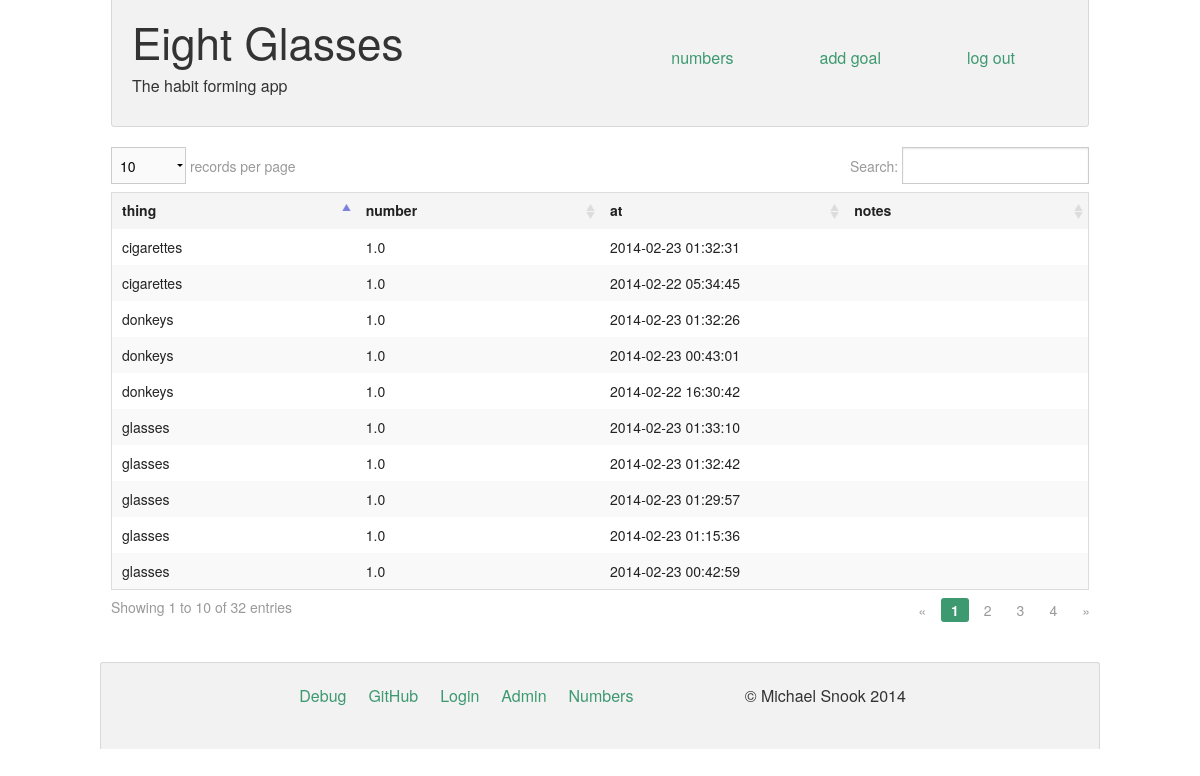
The app's page /numbers (signed in) with its own data.
### tables this page shows
CREATE TABLE entries (
       id integer PRIMARY KEY AUTOINCREMENT,
       created_at DATETIME DEFAULT CURRENT_TIMESTAMP,
       name text NOT NULL,
       total real DEFAULT 1,
       type text DEFAULT "increment",
       notes text DEFAULT NULL
);

### eightglasses.py (the view)
@app.route('/numbers')
def numbers():
    if not session.get('logged_in'):
        abort(401)
    db = get_db()
    cur = db.execute('select id, name, total, type, created_at, notes from entries order by id desc')
    entries = cur.fetchall()
    return render_template('numbers.html', entries=entries, )

### eightglasses.py (called while the page is built)
def connect_db():
    rv = sqlite3.connect(app.config['DATABASE'])
    rv.row_factory = sqlite3.Row
    return rv

def get_db():
    if not hasattr(g, 'sqlite_db'):
        g.sqlite_db = connect_db()
    db = g.sqlite_db
    with app.open_resource('schema_make.sql', mode='r') as f:
      db.cursor().executescript(f.read())
    db.commit()
    return db

### templates/numbers.html (shortened to what this page needs)
{% extends "layout.html" %}
{% block body %}
<div class="row">
{% if entries %}
<div class="large-11 columns">
<table>
	<thead>
		<tr>
			<th width="200">thing</th>
			<th width="200">number</th>
			<th width="200">at</th>
			<th width="200">notes</th>
		</tr>
	</thead>
	<tbody>
	{% for entry in entries %}
		<tr>
			<td>{{ entry.name }}</td>
			<td>{{ entry.total }}</td>
			<td>{{ entry.created_at }}</td>
			<td>{{ entry.notes|safe }}</td>
		</tr></label>
	{% endfor %}
	</tbody>
</table>
{% endif %}
</div>
{% endblock %}

### templates/layout.html (shortened to what this page needs)
<!doctype html>
<html>
<head>
  <link rel="stylesheet" href="{{ url_for('static', filename='normalize.css') }}" />
  <link rel="stylesheet" href="{{ url_for('static', filename='foundation.css') }}" />
  <link rel="stylesheet" href="{{ url_for('static', filename='dataTables.foundation.css') }}" />
  <link rel="stylesheet" href="{{ url_for('static', filename='colors.css') }}" />
  <link rel="stylesheet" href="{{ url_for('static', filename='style.css') }}" />
</head>
<body>
  <div class="row waytop">
    <div class="large-11 columns">
      <div class="panel radius">
        <div class="row">
          <div class="large-4 small-6 columns">
            <a class="brand" href="{{ url_for('home') }}">
              <h1>Eight Glasses</h1>
              <p class="aside">The habit forming app</p>
            </a>
          </div>
          <div class="large-7 small-5 columns">
      	{% if not session.logged_in %}
  				  <a data-reveal-id="login-modal" href="#"  class="button right round">log in</a>
  				  <div id="login-modal" class="reveal-modal medium" data-reveal>
              {% include 'login_form.html' %}
            </div>
				{% else %}
	  			  <a href="{{ url_for('logout') }}" class="button right round secondary olive">log out</a>
            <span class="space">&nbsp;</span>
            <a href="#" data-reveal-id="addgoal-modal" class="button secondary right round olive" data-reveal>add goal</a>
            <a href="{{ url_for('numbers') }}" class="button secondary right round olive" data-reveal>numbers</a>
				{% endif %}
          </div>
        </div>
      </div>
    </div>
  </div>
<div class="row">
	<div class="large-11 columns">
  {% block body %}{% endblock %}
	</div>
</div>
	<footer class="row waybottom">
    <div class="large-11 columns">
    <div class="panel radius">
      <div class="row">
        <div class="large-6 small-6 columns">
          <ul class="inline-list right">
            <li><a href="#" onclick="$('#debug').toggle(300)">Debug</a></li>
            <li><a href="https://github.com/michaelsnook/8-glasses/">GitHub</a></li>
            <li><a href="{{ url_for('login') }}">Login</a></li>
            <li><a href="{{ url_for('admin') }}">Admin</a></li>
            <li><a href="{{ url_for('numbers') }}">Numbers</a></li>
          </ul>
        </div>
        <div class="large-4 small-4 columns">
          <p>&copy; Michael Snook 2014</p>
        </div>
      </div>
    </div>
    </div>
  </footer>
</body>

### static/dataTables.foundation.css (style rules this page uses)
table.dataTable { clear: both; margin: 0.5em 0 !important; max-width: none !important; width: 100%; }
table.dataTable thead .sorting, table.dataTable thead .sorting_asc, table.dataTable thead .sorting_desc, table.dataTable thead .sorting_asc_disabled, table.dataTable thead .sorting_desc_disabled { cursor: pointer; *cursor: hand; }
table.dataTable thead .sorting { background: url('images/sort_both.png') no-repeat center right; }
table.dataTable thead .sorting_asc { background: url('images/sort_asc.png') no-repeat center right; }

### static/colors.css (style rules this page uses)
.olive { color: #3d9970; }

### static/style.css (style rules this page uses)
.waytop { margin-top: -5px; }
.waytop a.button { margin-top: 12px; }
footer.row.waybottom { margin-bottom: 0; margin-top: 40px; }
footer.row.waybottom div.panel { margin-bottom: 0; border-bottom-left-radius: 0; border-bottom-right-radius: 0; border-bottom-width: 0px; }
.button.secondary.olive, button.secondary.olive { background-color: transparent; color: #3d9970; margin-right: 20px; border: 1px solid transparent; }
p.aside { margin-bottom: 0; }

### records on screen
entries: name "glasses", total "1.0", created_at "2014-02-23 01:33:10"
entries: name "glasses", total "1.0", created_at "2014-02-23 01:32:42"
entries: name "cigarettes", total "1.0", created_at "2014-02-23 01:32:31"
entries: name "donkeys", total "1.0", created_at "2014-02-23 01:32:26"
entries: name "glasses", total "1.0", created_at "2014-02-23 01:29:57"
entries: name "glasses", total "1.0", created_at "2014-02-23 01:15:36"
entries: name "donkeys", total "1.0", created_at "2014-02-23 00:43:01"
entries: name "glasses", total "1.0", created_at "2014-02-23 00:42:59"
entries: name "donkeys", total "1.0", created_at "2014-02-22 16:30:42"
entries: name "cigarettes", total "1.0", created_at "2014-02-22 05:34:45"
